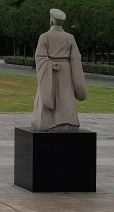
#> input picture img/IMG_20201017_101216f.jpg, 114 x 212 px
$ python mask_histogram.py
#> lines starting #> are read from the running program, lines starting #| are printed output that depends on the picture
import cv2
import numpy as np
from matplotlib import pyplot as plt

img = cv2.imread('../img/IMG_20201017_101216f.jpg')
#> img is the input picture: shape (212, 114, 3); mean B, G, R 57.7, 67.7, 68.9
mask = np.zeros(img.shape[:2],np.uint8)
mask[0:4000,0:4600] = 255
masked_img = cv2.bitwise_and(img,img,mask=mask)
#计算带有和不带有掩膜的直方图
#检查掩膜的第三个参数
hist_full = cv2.calcHist([img],[0],None,[256],[0,256])
#> hist_full = 256 values, max 946 at index 11, min 0 at index 156, mean 94.41
hist_mask = cv2.calcHist([img],[0],mask,[256],[0,256])
#> hist_mask has the same summary as hist_full
plt.subplot(221),plt.imshow(img,'gray')
plt.subplot(222),plt.imshow(mask,'gray')
plt.subplot(223),plt.imshow(masked_img,'gray')
plt.subplot(224),plt.plot(hist_full),plt.plot(hist_mask)
plt.show()
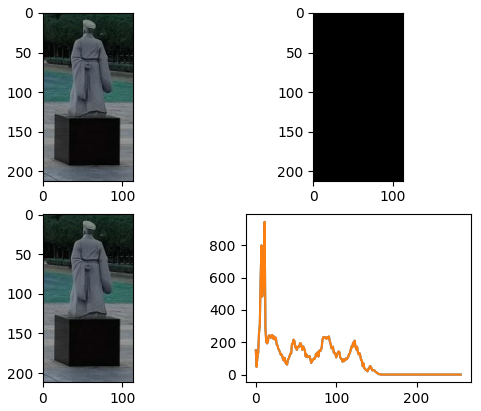
#> figure drawn by matplotlib, 4 panels; B, G, R data is drawn as R, G, B; panel 4: curve peaks at x = 11, y = 946; panel 4: curve peaks at x = 11, y = 946

$ run again, with img/IMG_20201016_212915.jpg copied over img/IMG_20201017_101216f.jpg
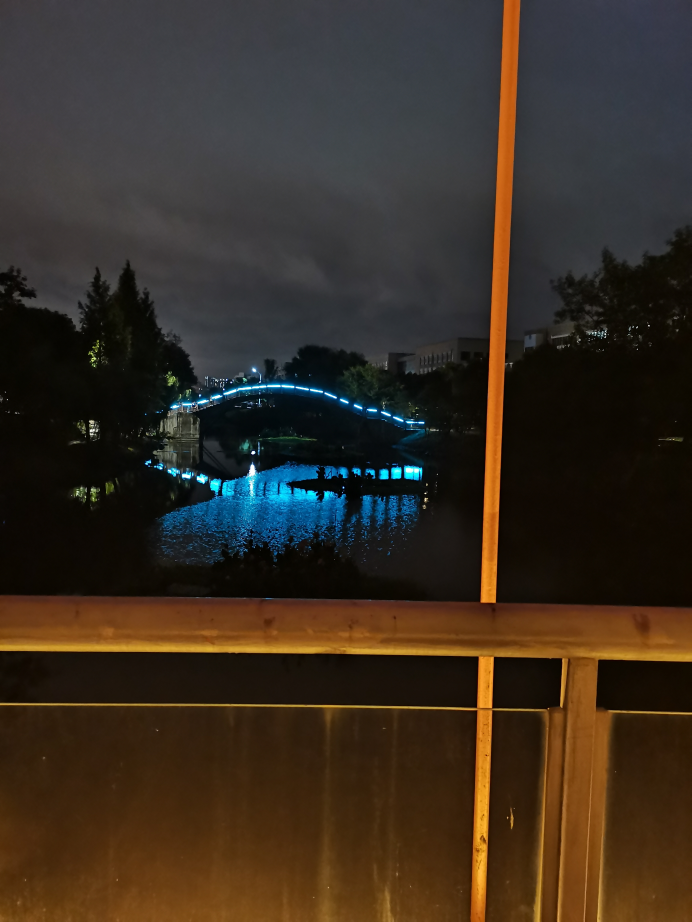
#> input picture img/IMG_20201016_212915.jpg, 3456 x 4608 px (shown at 1/5 size)
#> img is the input picture: shape (4608, 3456, 3); mean B, G, R 34.7, 45.7, 56.2
#> `masked_img = cv2.bitwise_and(img,img,mask=mask)`:
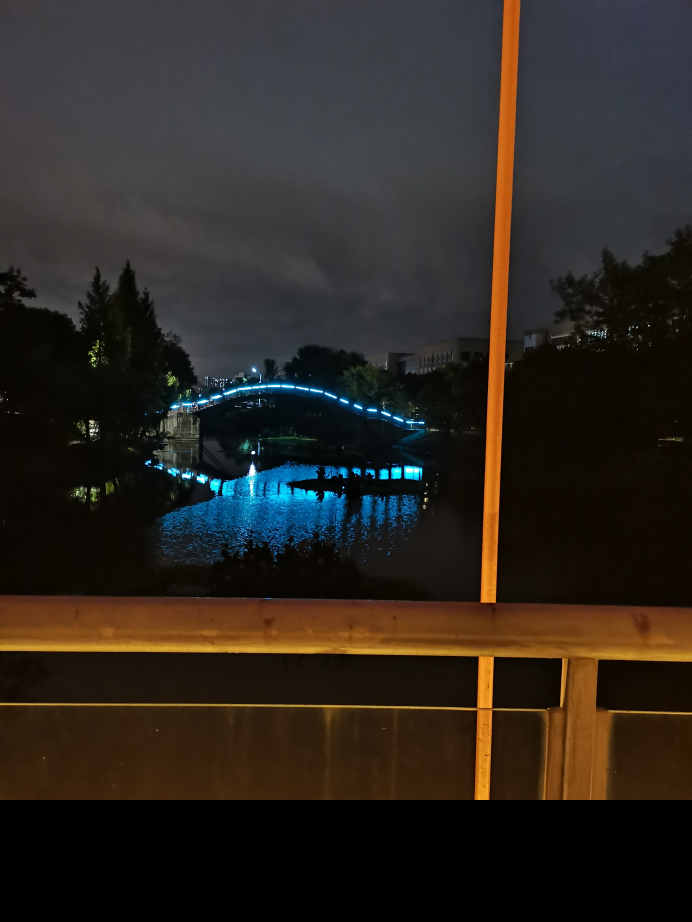
#> masked_img: shape (4608, 3456, 3) (shown at 1/5 size); mean B, G, R 32.5, 38.5, 44.2
#> hist_full = 256 values, max 625005 at index 3, min 643 at index 228, mean 62208
#> hist_mask = 256 values, max 621903 at index 3, min 643 at index 228, mean 54000
#> `plt.show()`:
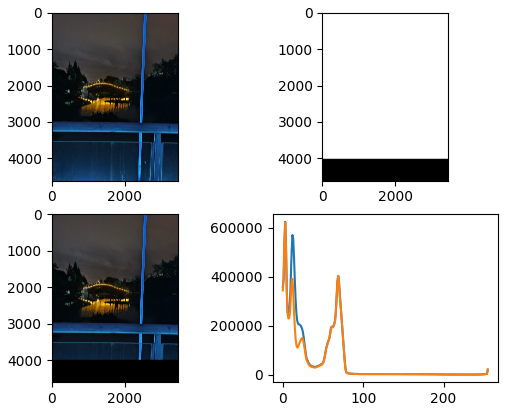
#> figure drawn by matplotlib, 4 panels; B, G, R data is drawn as R, G, B; panel 4: curve peaks at x = 3, y = 625005; panel 4: curve peaks at x = 3, y = 621903

$ run again, with img/IMG_20201030_184553.jpg copied over img/IMG_20201017_101216f.jpg
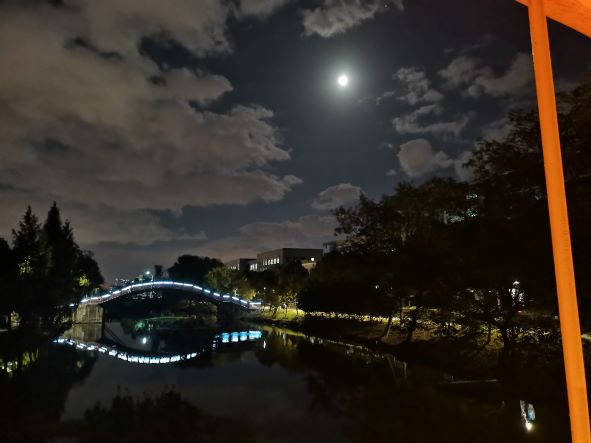
#> input picture img/IMG_20201030_184553.jpg, 591 x 443 px
#> img is the input picture: shape (443, 591, 3); mean B, G, R 35.7, 42.5, 49.1
#> hist_full = 256 values, max 27213 at index 0, min 5 at index 204, mean 1022.7
#> hist_mask has the same summary as hist_full
#> `plt.show()`:
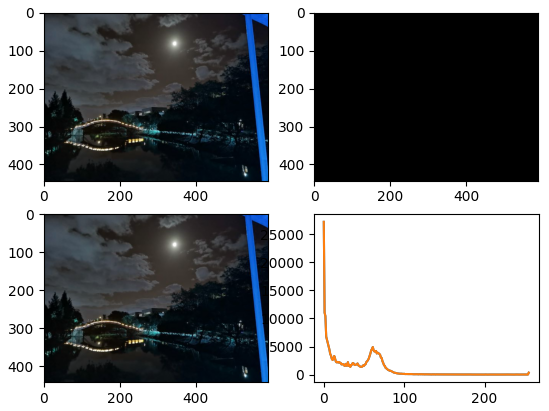
#> figure drawn by matplotlib, 4 panels; B, G, R data is drawn as R, G, B; panel 4: curve peaks at x = 0, y = 27213; panel 4: curve peaks at x = 0, y = 27213

$ run again, with img/IMG_20201104_180926.jpg copied over img/IMG_20201017_101216f.jpg
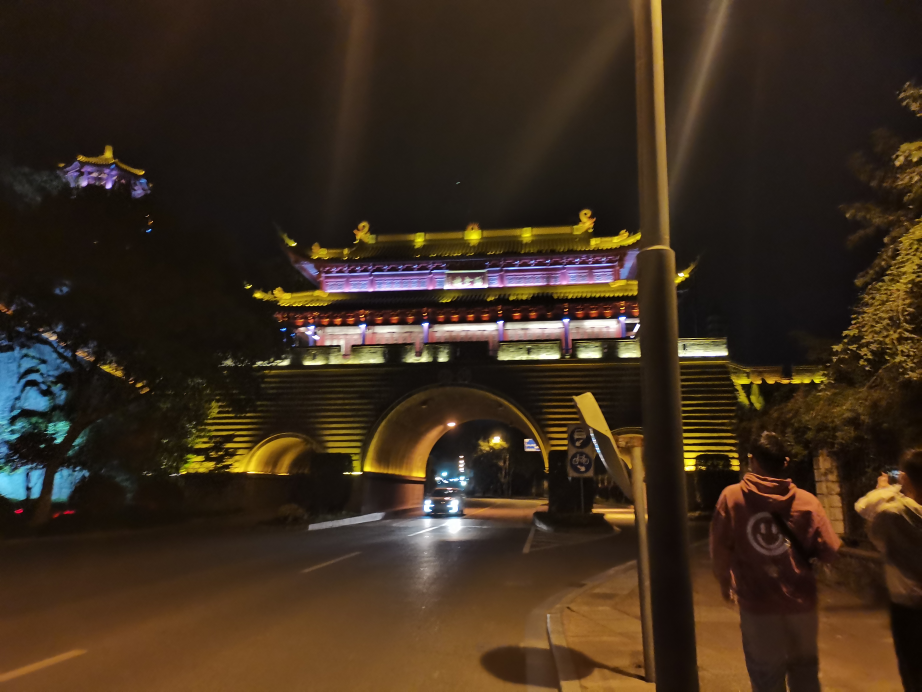
#> input picture img/IMG_20201104_180926.jpg, 4608 x 3456 px (shown at 1/5 size)
#> img is the input picture: shape (3456, 4608, 3); mean B, G, R 29.3, 44.8, 60.1
#> hist_full = 256 values, max 655724 at index 19, min 1577 at index 240, mean 62208
#> hist_mask = 256 values, max 654882 at index 19, min 1577 at index 240, mean 62100
#> `plt.show()`:
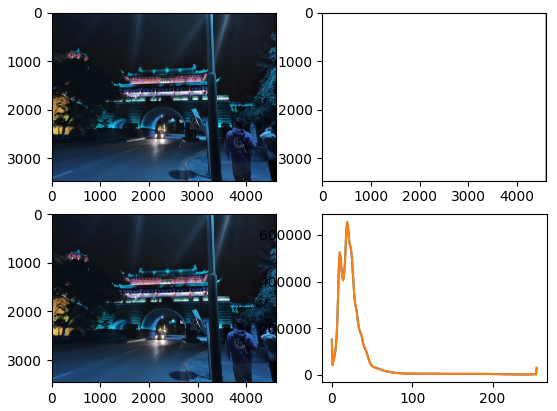
#> figure drawn by matplotlib, 4 panels; B, G, R data is drawn as R, G, B; panel 4: curve peaks at x = 19, y = 655724; panel 4: curve peaks at x = 19, y = 654882
